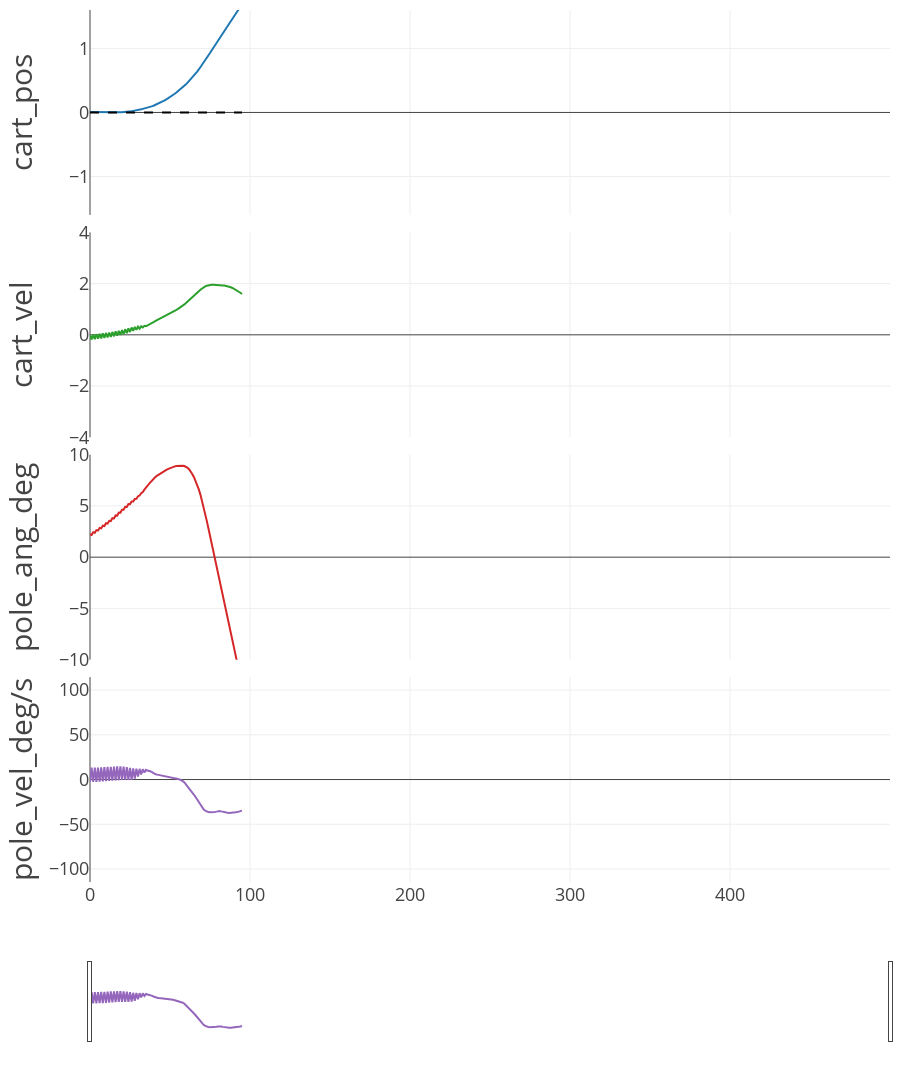

Here is the notebook cell this chart was saved with:
### Code cell
EP = 0

fig = cprender.lineplot(df, ep=EP, incl_velo=True)
fig.show()
